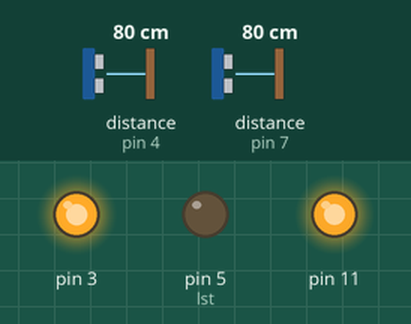
This sketch was run on a simulated Arduino Mega 2560, built with avr-gcc and run on an emulated ATmega2560. Parts: output pins drawn as LEDs (lit = HIGH). Wiring (inferred from the names in the program): ultrasonic range finder: trigger pin 6; echo pin 7. The test bench sets the inputs (shaded band); at power-on: distance to the obstacle (sensors on pin 7, pin 4) 80 cm. The echo pulse lasts 58.3 µs per cm; pins used as bus, display or sensor lines are not drawn.

Above: at 1.2 s.
1.3 s: distance to the obstacle (sensor on pin 7) set to 2 cm
Timing chart, 0 to 4.3 s (numbered marks = the images above; inputs shaded):
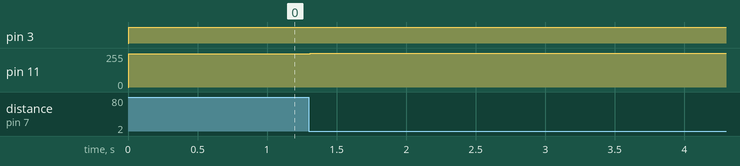

The sketch:

Basic_Motor_Test.ino
```cpp
//initialize the library code
#include <LiquidCrystal.h>
//initialize the library with the interface pin numbers
LiquidCrystal lcd(22, 24, 26, 28, 30, 32);
#define lst 5   //left sensor trig
#define lse 4   //left sensor echo
#define rst 10  //right sensor trig
#define rse 2   //right sensor echo
#define fst 6   //front sensor trig
#define fse 7   //front sensor echo

int flag_count = 0;

//Proximity flags for ultrasonic sensors
boolean rBlock = false;
boolean lBlock = false;
boolean fBlock = false;


void setup() {
  //set up lcd's number of columns and rows:
  //lcd.begin(16, 2);
  Serial.begin (9600);
  pinMode(lst, OUTPUT);
  pinMode(lse, INPUT);
  pinMode(rst, OUTPUT);
  pinMode(rse, INPUT);
  pinMode(fst, OUTPUT);
  pinMode(fse, INPUT);

}

void loop() {
  set_fs();

  if (fBlock == false){
    motor_straight();
  }
  else{

    //motor_stop();
    set_ls();
    if (fBlock == true && lBlock == false){
      motor_left();
    }
    if (fBlock == true && lBlock == true){
      set_rs();
      if (rBlock == false){
        motor_right();
      }
      else {
        motor_left();
      }
    }
  }

}

void motor_straight() {
  digitalWrite(12,HIGH);
  analogWrite(3,255);
  digitalWrite(13,LOW);
  analogWrite(11,250);
  //delay(500);
}

void motor_right() {
  digitalWrite(12,HIGH);
  analogWrite(3,255);
  digitalWrite(13,HIGH);
  analogWrite(11,255);
  delay(850);
}

void motor_left() {
  digitalWrite(12,LOW);
  analogWrite(3,255);
  digitalWrite(13,LOW);
  analogWrite(11,255);
  delay(850);
}

void motor_reverse() {
  digitalWrite(12,LOW);
  analogWrite(3,255);
  digitalWrite(13,HIGH);
  analogWrite(11,255);
  delay(1000);
}

void motor_stop() {
  analogWrite(3,0);
  analogWrite(11,0);
}

void set_ls() {
  //lcd.setCursor(0,0);
  long lduration, ldistance;
  digitalWrite(lst, LOW);
  delayMicroseconds(2);
  digitalWrite(lst, HIGH);
  delayMicroseconds(10);
  digitalWrite(lst, LOW);
  lduration = pulseIn(lse, HIGH);
  ldistance = (lduration/2) / 29.1;
  //lcd.print("Left Sensor Reading ");
  //lcd.setCursor(0,1);
  if(ldistance <25){
    //lcd.print("TOO CLOSE!!!");
    lBlock = true;
  }
  else{
    //lcd.print(ldistance);
    //lcd.print(" cm            ");
    lBlock = false;
  }
  //delay(100);
}

void set_rs() {
  //lcd.setCursor(0,0);
  long duration, distance;
  digitalWrite(rst, LOW);
  delayMicroseconds(2);
  digitalWrite(rst, HIGH);
  delayMicroseconds(10);
  digitalWrite(rst, LOW);
  duration = pulseIn(rse, HIGH);
  distance = (duration/2) / 29.1;
  //lcd.print("Right Sensor Reading");
  //lcd.setCursor(0,1);
  if(distance <25){
    //lcd.print("TOO CLOSE!!!");
    rBlock = true;
  }
  else{
    //lcd.print(distance);
    //lcd.print(" cm            ");
    rBlock = false;
  }
  //delay(100);
}

void set_fs() {
  //lcd.setCursor(0,0);
  long duration, distance;
  digitalWrite(fst, LOW);
  delayMicroseconds(2);
  digitalWrite(fst, HIGH);
  delayMicroseconds(10);
  digitalWrite(fst, LOW);
  duration = pulseIn(fse, HIGH);
  distance = (duration/2) / 29.1;
  //lcd.print("Front Sensor Reading");
  //lcd.setCursor(0,1);
  if(distance <25){
    //lcd.print("TOO CLOSE!!!");
    fBlock = true;
  }
  else{
    //lcd.print(distance);
    //lcd.print(" cm            ");
    fBlock = false;
  }
  //delay(100);
}
```

Measured:
- after the input at 1.3 s, pin 11: 250/255 → 255/255 at once
